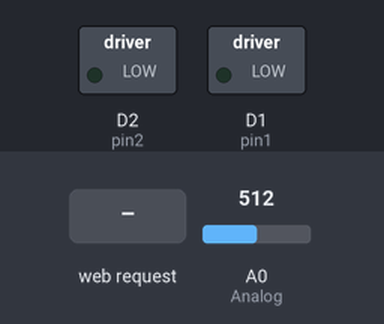
A sketch run on a simulated ESP8266 (NodeMCU). Parts: switched loads named in the sketch (green lamp = pin HIGH). Inputs (shaded band) come from the test bench; at power-on: A0 (Analog) = 512. WiFi joins after 1.5 s; servers stay silent unless stated; what the sketch prints to the serial monitor is not drawn.

Above: at 4.7 s.
4.8 s: HTTP request GET /LED1ON received
At 5.6 s:
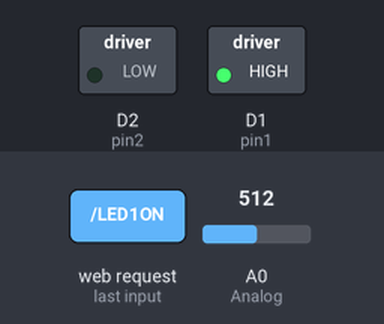
6.5 s: HTTP request GET /LED2ON received
At 6.8 s:
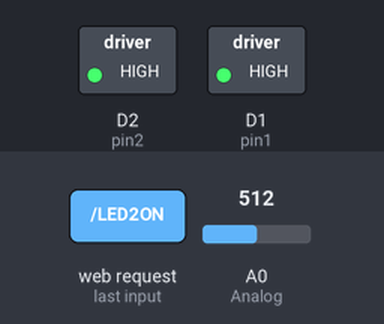
8.0 s: HTTP request GET /LED1OFF received
At 9.1 s:
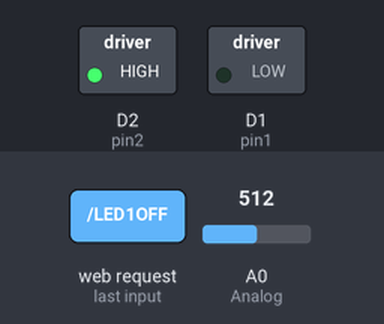
9.5 s: HTTP request GET /LED2OFF received
At 10.2 s:
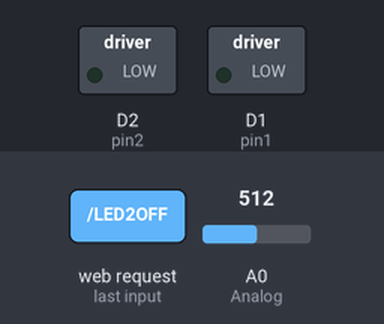
Timing chart, 0 to 12.0 s (numbered marks = the images above; inputs shaded):
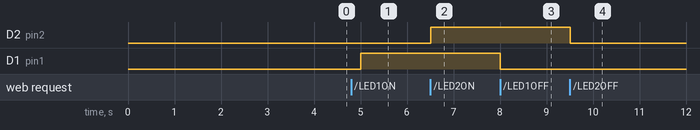

Measured:
- after the input at 4.8 s, D1 (pin1): LOW → HIGH after 0.21 s
- after the input at 6.5 s, D2 (pin2): LOW → HIGH at once
- after the input at 8.0 s, D1 (pin1): HIGH → LOW at once
- after the input at 9.5 s, D2 (pin2): HIGH → LOW at once

The sketch:

home_HOTspot_NODEMCU_local.ino
```cpp
 /////////////for hot spot
#include <ESP8266WiFi.h>
#include <WiFiClient.h>
#include <ESP8266WebServer.h>
#include <ESP8266mDNS.h>
int Analog = A0;

/////////////for hotspot
MDNSResponder mdns;
// Replace with your network credentials
const char* ssid = "ESPServer_RAJ";
const char* password = "RAJ@12345";
String webString="";
ESP8266WebServer server(80);
String webPage = "";
String web="";
int pin1 = D1;
int pin2= D2;
int TEMP_level=0;
void setup()
{
  //pinMode(A0,INPUT);
  webPage +="<h2>ESP8266 Web Server new</h2><p>TEMP METER <a href=\"TEMP\"><button> TEMPERATURE (oC)</button></a></p>";
  webPage += "<p>MOTOR1-STATUS <a href=\"LED1ON\"><button>ON</button></a>&nbsp;<a href=\"LED1OFF\"><button>OFF</button></a></p>";
  webPage += "<p>MOTOR1-STATUS <a href=\"LED2ON\"><button>ON</button></a>&nbsp;<a href=\"LED2OFF\"><button>OFF</button></a></p>";

  // preparing GPIOs
  pinMode(pin1, OUTPUT);
  digitalWrite(pin1, LOW);
  delay(1000);
  pinMode(pin2, OUTPUT);
  digitalWrite(pin2, LOW);
  delay(1000);
  Serial.begin(115200);
  WiFi.begin(ssid, password);
  Serial.println("");

  // Wait for connection
  while (WiFi.status() != WL_CONNECTED)
  {
    delay(500);
    Serial.print(".");
  }
  Serial.println("");
  Serial.print("Connected to ");
  Serial.println(ssid);
  Serial.print("IP address: ");
  Serial.println(WiFi.localIP());

  if (mdns.begin("esp8266", WiFi.localIP()))
  {
    Serial.println("MDNS responder started");
  }

  server.on("/", []()
  {
    server.send(200, "text/html", webPage);
  });

  /**************************************************************************************/

  server.on("/TEMP", []()
    {
      // if you add this subdirectory to your webserver call, you get text below :)
     get_TEMP();
     webString="TEMPERATURE: "+String((float)TEMP_level)+"oC";
     server.send(200, "text/plain", webString);            // send to someones browser when asked
    });


  server.on("/LED1ON", []()
  {
    server.send(200, "text/html", webPage);
    digitalWrite(pin1, HIGH);
    delay(1000);
  });
  server.on("/LED1OFF", []()
  {
    server.send(200, "text/html", webPage);
    digitalWrite(pin1, LOW);
    delay(1000);
  });
  server.on("/LED2ON", []()
  {
    server.send(200, "text/html", webPage);
    digitalWrite(pin2, HIGH);
    delay(1000);
  });
  server.on("/LED2OFF", []()
  {
    server.send(200, "text/html", webPage);
    digitalWrite(pin2, LOW);
    delay(1000);
  });
  server.begin();
  Serial.println("Congats Sir, Your HTTP server started");
}

void loop()
{
server.handleClient();
get_TEMP();
delay(500);
}

void get_TEMP()
{
  int TEMP_level1= analogRead(Analog);
  TEMP_level=TEMP_level1/2;
 }
```
